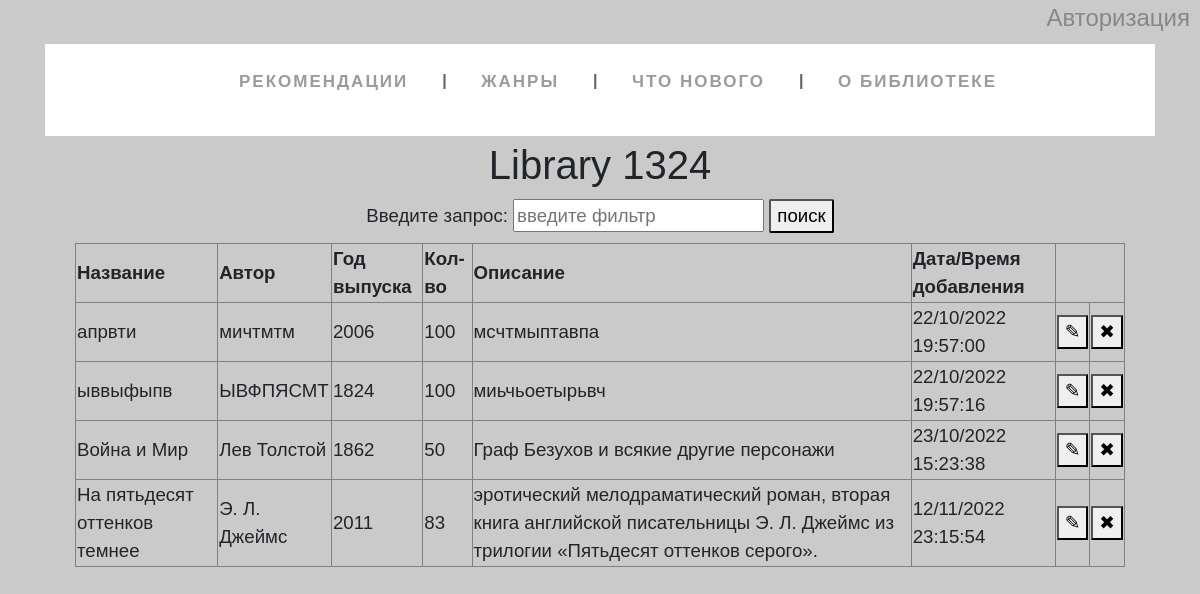
The page /booklist on the database as committed earlier.
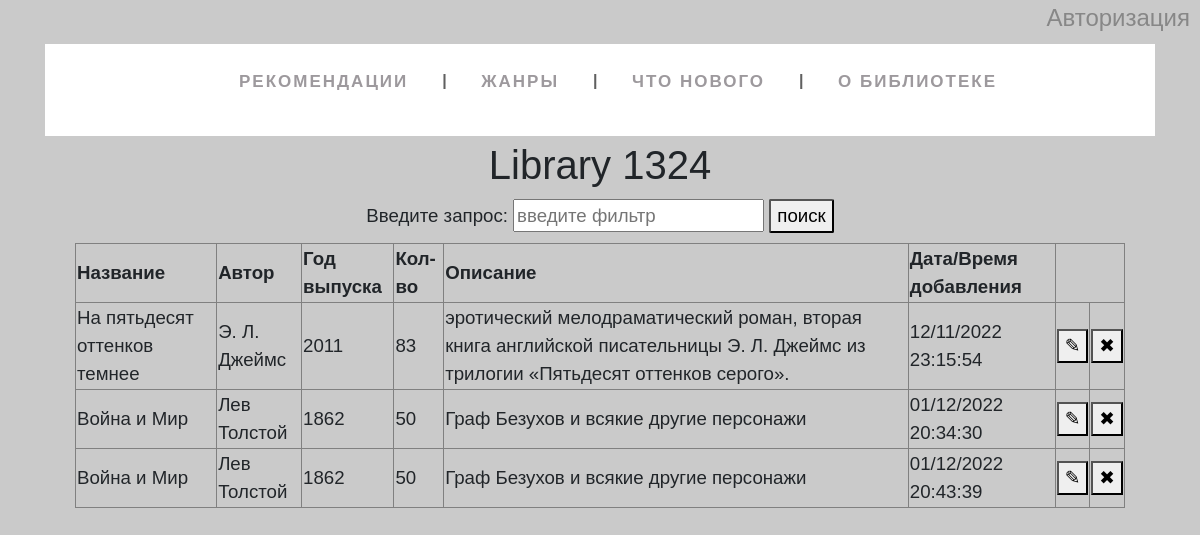
The same page on the database as committed later.
### tables this page shows
CREATE TABLE mainmenu (
id integer PRIMARY KEY AUTOINCREMENT,
title next NOT NULL,
url text NOT NULL
);

CREATE TABLE "books" (
	"id"	integer,
	"btitle"	text NOT NULL,
	"author"	text NOT NULL,
	"year"	integer NOT NULL,
	"number"	integer NOT NULL,
	"descript"	TEXT NOT NULL,
	"dt_string"	TEXT NOT NULL,
	"book_picture"	TEXT,
	PRIMARY KEY("id" AUTOINCREMENT)
);

### flsite.py (the view)
@app.route('/booklist', methods=["POST", "GET"])
def booklist():
    db = get_db()
    dbase = FDataBase(db)
    results = dbase.all_books_function()
    if request.method == 'POST' and 'id' in request.form:
        print(request.form)
        del_id = request.form['id']
        dbase.delete_book_function(del_id)  # Функция удаления #
    elif request.method == 'POST' and 'search_btn' in request.form:
        book_search = request.form['search_btn']
        results = dbase.search_book_function(book_search)  # Функция поиска #
        if results == None:
            flash('Книга не найдена', category='error')
            return render_template('booklist.html', menu=dbase.getMenu())
    else:
        print(request.form)
        print('Типо ни одно условие не соблюдено')
    return render_template('booklist.html', menu=dbase.getMenu(), restrictions=results)

### FDataBase.py (called while the page is built)
    def getMenu(self):
        sql = '''SELECT * FROM mainmenu'''
        try:
            self.__cur.execute(sql)
            res = self.__cur.fetchall()
            if res:
                return res
        except:
            print('Ошибка чтения БД (menu)')
        return []

    def all_books_function(self):
        try:
            self.__cur.execute("""SELECT * FROM books""")
            results = self.__cur.fetchall()
            if results:
                return results
        except:
            print('Ошибка чтения БД (books)')
        return []

### flsite.py (called while the page is built)
def connect_db():
    conn = sqlite3.connect(app.config['DATABASE'])
    conn.row_factory = sqlite3.Row
    return conn

def get_db():
    if not hasattr(g, 'link_dv'):
        g.link_db = connect_db()
    return g.link_db

@app.teardown_appcontext
def closed_db(error):
    if hasattr(g, 'link_db'):
        g.link_db.close()

### templates/booklist.html (shortened to what this page needs)
{% extends 'base.html' %}
{% block content %}
{{ super() }}
<form action="/booklist" method="post">
    <div class="search">
        Введите запрос:
        <input name="search_btn" type="text" placeholder="введите фильтр" id="search">
        <button class='btn-search' type="submit">поиск</button>
    </div>
</form>
<table border="1px">
    <tr class="header">
        <td>Название</td>
        <td>Автор</td>
        <td>Год выпуска</td>
        <td>Кол-во</td>
        <td>Описание</td>
        <td>Дата/Время добавления</td>
    </tr>
{% for row in restrictions %}
    <tr>
        <td>{{row["btitle"]}}</td>
        <td>{{row["author"]}}</td>
        <td>{{row["year"]}}</td>
        <td>{{row["number"]}}</td>
        <td>{{row["descript"]}}</td>
        <td>{{row["dt_string"]}}</td>
        <td>
            <form action="/newbook" method="GET">
                <button class="btn-edit"name="edit" value='{{row["id"]}}'>✎</button>
            </form>
        </td>
        <td>
            <div class="popup" onclick="myFunction()"><button>✖</button>
            </div>
        </td>
    </tr>
{% endfor %}
</table>
{% endblock %}

### templates/base.html (shortened to what this page needs)
<!DOCTYPE html>
<html lang="ru">
<head>
    <link rel="stylesheet" href="https://maxcdn.bootstrapcdn.com/bootstrap/4.0.0/css/bootstrap.min.css">
    <link rel="stylesheet" href ="{{ url_for('static', filename='styles.css' )}}" type="text/css" >
</head>
<body>
    <div class="login"><a href="auth">Авторизация</a></div>
    <div class="wrapper">
        {% block content -%}
        <header class="header">
            <div class="container">
                <div class="header_body">
                    <nav class="header_menu">
                            {%- block menu_main -%}
                        <ul class="header_list" >
                            {% for m in menu %}
                            <li><a href="{{m.url}}" class="header_link">{{m.title}}</a></li>
                            {% endfor %}
                        </ul>
                            {% endblock menu_main -%}
                    </nav>
                </div>
            </div>
        </header>
    </div>
    <div class="content">
        <div class="container">
                {% if title -%}
            <h1 class="title">{{title}}</h1>
                {% else -%}
            <h1 class="title">Library 1324</h1>
                {% endif %}
                {% endblock -%}
        </div>
    </div>
</body>
</html>

### static/styles.css (style rules this page uses)
html, body { background: rgb(202, 202, 202); font-family: Arial, Helvetica, sans-serif; }
.content { margin-left: 5%; margin-right: 5%; }
.header_body { list-style: none; margin: 8px 0 5px; padding: 25px 0 5px; text-align: center; background: white; }
.header_body li { display: inline-block; }
.header_body li:after { content: "|"; color: #606060; display: inline-block; vertical-align:top; }
.header_body li:last-child:after { content: none; }
.header_body a { text-decoration: none; font-family: 'Ubuntu Condensed', sans-serif; letter-spacing: 2px; position: relative; padding-bottom: 20px; margin: 0 34px 0 30px; font-size: 17px; text-transform: uppercase; display: inline-block; transition: color .2s; }
.header_body a, .header_body a:visited { color: #9d999d; }
.header_body a:before, .header_body a:after { content: ""; position: absolute; height: 4px; top: auto; right: 50%; bottom: -5px; left: 50%; background: #ffa369; transition: .8s; }
.login { text-align: right; margin-right: 10px; font-size: 18pt; }
.login a { text-decoration: none; color: rgb(135, 135, 135); }
.title { text-align: center; }
.popup { position: relative; display: inline-block; cursor: pointer; }

### templates/booklist.html (style rules this page uses)
table { margin: auto; margin-bottom: 5px; font-size: 14pt; }
.header { font-weight:700; }
.search { text-align: center; margin-top: 10px; margin-bottom: 10px; font-size: 14pt; }
a { text-decoration: underline; color: rgb(213, 213, 213); }
.btn-search { border-radius: 2px; }

Rows that differ between the two databases and show on the page:
removed books: btitle "апрвти", author "мичтмтм", year "2006", number "100", descript "мсчтмыптавпа", dt_string "22/10/2022 19:57:00", {{ row["id"] }} 9 (drawn)
removed books: btitle "ыввыфыпв", author "ЫВФПЯСМТ", year "1824", number "100", descript "миьчьоетырьвч", dt_string "22/10/2022 19:57:16", {{ row["id"] }} 10 (drawn)
removed books: btitle "Война и Мир", author "Лев Толстой", year "1862", number "50", descript "Граф Безухов и всякие другие персонажи", dt_string "23/10/2022 15:23:38", {{ row["id"] }} 11 (drawn)
added books: btitle "Война и Мир", author "Лев Толстой", year "1862", number "50", descript "Граф Безухов и всякие другие персонажи", dt_string "01/12/2022 20:34:30", {{ row["id"] }} 14 (drawn)
added books: btitle "Война и Мир", author "Лев Толстой", year "1862", number "50", descript "Граф Безухов и всякие другие персонажи", dt_string "01/12/2022 20:43:39", {{ row["id"] }} 15 (drawn)
